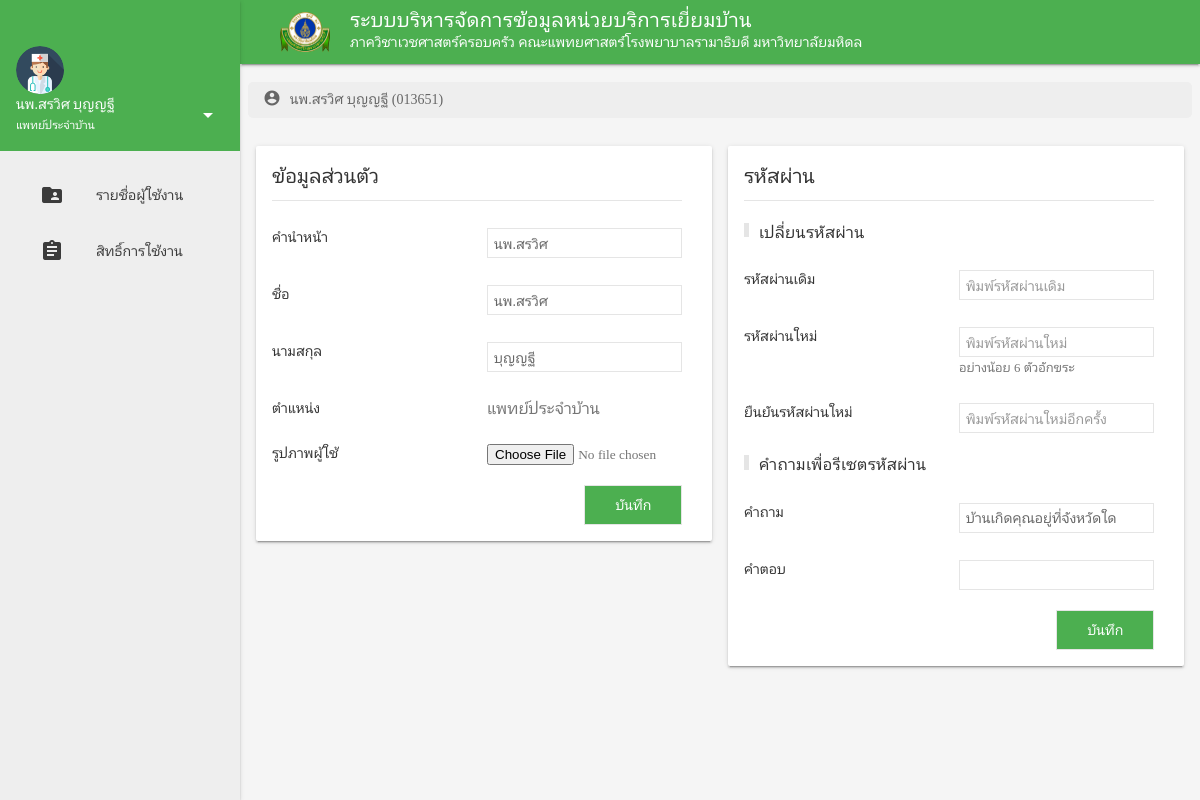
Screenshot of /admin_edit.php (signed in) with the database file from the repository.
### tables this page shows
CREATE TABLE `tbuser` (
  `user` varchar(13) NOT NULL,
  `f_user` varchar(50) NOT NULL,
  `l_user` varchar(50) NOT NULL,
  `passwd` varchar(40) NOT NULL DEFAULT '',
  `id_position` varchar(2) NOT NULL,
  `question` int(1) NOT NULL,
  `answer` varchar(25) NOT NULL,
  `photo` varchar(250) NOT NULL
);

### id_position.php (called while the page is built, shortened)
<?php
    switch($row["id_position"])
    {
        case 2: $row["id_position"] = "แพทย์ประจำบ้าน"; break;
    }
?>

### admin_edit.php (the view, shortened to what this page needs)
<!DOCTYPE html>
<html>
<?php
    $user = $_SESSION['id'];
    $results = mysql_query("SELECT * FROM tbuser WHERE user = '$user'");
    $row = mysql_fetch_array($results);
?>
    <head>
        <link rel="stylesheet" href="lib/mdl/material.min.css">
        <link rel="stylesheet" href="lib/mdl-template-dashboard/styles.css">
        <link rel="stylesheet" href="lib/uikit/css/uikit.min.css">
        <link rel="stylesheet" href="css/main.css">
        <link rel="stylesheet" href="css/font.css">
    </head>
    <body>
        <div class="demo-layout mdl-layout mdl-js-layout mdl-layout--fixed-drawer mdl-layout--fixed-header">
            <main class="mdl-layout__content mdl-color--grey-100">
                <div class="mdl-grid demo-content">
                    <ul class="uk-breadcrumb breadcrumb">
                        <li><a href="#"><i class="material-icons breadcrumb-icons">account_circle</i> <?php echo $row['f_user']." ".$row['l_user']." (".$row['user'].")" ?></a></li>
                    </ul>
                    <div class="demo-cards mdl-cell mdl-cell--6-col mdl-cell--8-col-tablet mdl-grid mdl-grid--no-spacing">
                        <div class="demo-updates mdl-card mdl-shadow--2dp mdl-cell mdl-cell--6-col mdl-cell--12-col-tablet mdl-cell--12-col-desktop">
                            <div class="mdl-card__supporting-text mdl-color-text--grey-600">
                                <h4 class="uk-heading-divider">ข้อมูลส่วนตัว</h4>
                                <form class="uk-form-horizontal" method="post" action="user_profile_save_nl.php" enctype="multipart/form-data">
                                    <div class="uk-margin">
                                        <label class="uk-form-label">คำนำหน้า</label>
                                        <div class="uk-form-controls uk-form-controls-text">
                                            <input class="uk-input uk-form-small" id="form-stacked-text" type="text" value="<?php echo $row["f_user"]; ?>" name="user_name">
                                        </div>
                                    </div>
                                    <div class="uk-margin">
                                        <label class="uk-form-label">ชื่อ</label>
                                        <div class="uk-form-controls uk-form-controls-text">
                                            <input class="uk-input uk-form-small" id="form-stacked-text" type="text" value="<?php echo $row["f_user"]; ?>" name="user_name">
                                        </div>
                                    </div>
                                    <div class="uk-margin">
                                        <label class="uk-form-label">นามสกุล</label>
                                        <div class="uk-form-controls uk-form-controls-text">
                                            <input class="uk-input uk-form-small" id="form-stacked-text" type="text" value="<?php echo $row["l_user"]; ?>" name="user_lname">
                                        </div>
                                    </div>
                                    <div class="uk-margin">
                                        <label class="uk-form-label">ตำแหน่ง</label>
                                        <div class="uk-form-controls uk-form-controls-text">แพทย์ประจำบ้าน</div>
                                    </div>
                                    <div class="uk-margin">
                                        <label class="uk-form-label">รูปภาพผู้ใช้</label>
                                        <div class="uk-form-controls uk-form-controls-text">
                                            <input type="file" name="fileToUpload" id="fileToUpload">
                                        </div>
                                    </div>
                                    <input type="submit" class="uk-button uk-button-default button-green uk-align-right uk-margin-remove" value="บันทึก">
                                </form>
                            </div>
                        </div>
                    </div>
                    <div class="demo-cards mdl-cell mdl-cell--6-col mdl-cell--8-col-tablet mdl-grid mdl-grid--no-spacing">
                        <div class="demo-updates mdl-card mdl-shadow--2dp mdl-cell mdl-cell--6-col mdl-cell--12-col-tablet mdl-cell--12-col-desktop">
                            <div class="mdl-card__supporting-text mdl-color-text--grey-600">
                                <form class="uk-form-horizontal" method="post" action="user_profile_pwd.php">
                                    <h4 id="pwd" class="uk-heading-divider">รหัสผ่าน</h4>
                                    <h5 class="uk-heading-bullet uk-margin-small">เปลี่ยนรหัสผ่าน</h5><div class="uk-margin">
                                        <label class="uk-form-label">รหัสผ่านเดิม</label>
                                        <div class="uk-form-controls uk-form-controls-text">
                                            <input class="uk-input uk-form-small" id="form-stacked-text" type="password" value="" placeholder="พิมพ์รหัสผ่านเดิม"> </div>
                                    </div>
                                    <div class="uk-margin">
                                        <label class="uk-form-label">รหัสผ่านใหม่</label>
                                        <div class="uk-form-controls uk-form-controls-text">
                                            <input class="uk-input uk-form-small" id="form-stacked-text" type="password" name="newpwd" placeholder="พิมพ์รหัสผ่านใหม่">
                                            <small>อย่างน้อย 6 ตัวอักขระ</small>
                                        </div>
                                    </div>
                                    <div class="uk-margin">
                                        <label class="uk-form-label">ยืนยันรหัสผ่านใหม่</label>
                                        <div class="uk-form-controls uk-form-controls-text">
                                            <input class="uk-input uk-form-small" id="form-stacked-text" type="password" name="newpwd2" placeholder="พิมพ์รหัสผ่านใหม่อีกครั้ง"> </div>
                                    </div>
                                    <h5 class="uk-heading-bullet uk-margin-small">คำถามเพื่อรีเซตรหัสผ่าน</h5>
                                    <div class="uk-margin">
                                        <label class="uk-form-label">คำถาม</label>
                                        <div class="uk-form-controls uk-form-controls-text">
                                            <select class="uk-input uk-form-small" id="question" name="question" type="text" placeholder="คำถาม">
                                            </select>
                                        </div>
                                        <div class="uk-margin">
                                            <label class="uk-form-label">คำตอบ</label>
                                            <div class="uk-form-controls uk-form-controls-text">
                                                <input class="uk-input uk-form-small" id="answer" name="answer" type="text" value="<?php echo $row["answer"]; ?>"> </div>
                                        </div>
                                        <a href="index.php" class="uk-button uk-button-default button-green uk-align-right uk-margin-remove">บันทึก</a>
                                    </div>
                                </form>
                            </div>
                        </div>
                    </div>
                </div>
            </main>
        </div>
    </body>
</html>

### css/main.css (style rules this page uses)
body { background-color: #fff; }
a { text-decoration: none; color: #4caf50; }
#header-title { color: #fff; }
#header-logo { width: 50px; margin-right: 20px; }
.breadcrumb-icons { font-size: 18px; vertical-align: text-top; padding-right: 5px; }
.breadcrumb { margin-top: 10px; padding-left: 15px; padding-top: 5px; padding-bottom: 7px; list-style: none; background-color: #eee; width: 100%; border-radius: 5px; }
.button-green { color: #fff; background-color: #4caf50; }

### rows the page displays
tbuser: f_user "นพ.สรวิศ", l_user "บุญญฐี", user "013651", user_name "นพ.สรวิศ", user_lname "บุญญฐี"

### other values shown
form field question "บ้านเกิดคุณอยู่ที่จังหวัดใด"
